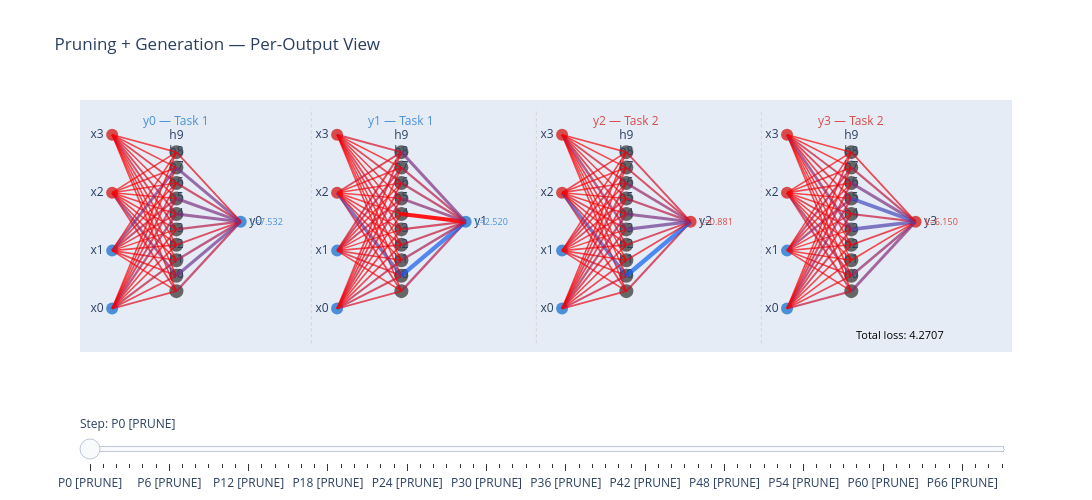

Here is the notebook cell this chart was saved with:
### Code cell
def plot_diagram_per_output(snapshots):
    """Like plot_diagram but split into one panel per output, showing only
    the connections that feed into that output. Nodes with no path to the
    output are hidden."""
    n_active_units = max(int(s['M_in'].any(axis=1).sum()) for s in snapshots)
    input_y  = np.linspace(0, 1, INPUT_DIM)
    hidden_y = np.array([0.5]) if n_active_units <= 1 else np.linspace(0.1, 0.9, N_HIDDEN_MAX)
    out_y_pos = 0.5  # single output node per panel, centred

    # U_in_per_output[j,k,i] = utility flowing from output j through hidden k to input i.
    # Derived from stored U_in (H,I) and U_out (O,H) without changing snapshot format.
    def _per_output_u_in(u_in, u_out):
        u_hidden = u_out.sum(axis=0)  # (H,)
        return u_in[None, :, :] * u_out[:, :, None] / np.maximum(u_hidden[None, :, None], 1e-10)  # (O, H, I)

    all_utils = []
    for s in snapshots:
        u_in_po = _per_output_u_in(s['U_in'] * s['M_in'], s['U_out'] * s['M_out'])
        u_out = s['U_out'] * s['M_out']
        mask_in = s['M_in'] > 0  # (H, I)
        all_utils.extend(u_in_po[:, mask_in].flatten().tolist())
        all_utils.extend(u_out[s['M_out'] > 0].tolist())
    vmin, vmax = 0, np.percentile(all_utils, 95) if all_utils else 1

    PANEL_W = 3.5  # x-width allocated per panel

    frames = []
    for snap in snapshots:
        M_in_s, M_out_s = snap['M_in'], snap['M_out']
        U_in_s, U_out_s = snap['U_in'], snap['U_out']
        # Per-output input utility: (O, H, I)
        U_in_po_s = _per_output_u_in(U_in_s * M_in_s, U_out_s * M_out_s)
        alpha_in_s = snap.get('alpha_in', np.zeros_like(snap['W_in']))
        alpha_out_s = snap.get('alpha_out', np.zeros_like(snap['W_out']))
        W_in_s, W_out_s = snap['W_in'], snap['W_out']
        pruned_is_out = snap['pruned_is_output']
        pruned_idx    = snap['pruned_local_idx']

        shapes, hover_x, hover_y, hover_text = [], [], [], []
        # Per-trace node positions (3 traces per panel: inputs, hidden, output)
        panel_node_x, panel_node_y = [], []

        for j in range(OUTPUT_DIM):
            x0 = j * PANEL_W
            connected_hidden = {k for k in range(N_HIDDEN_MAX) if M_out_s[j, k]}
            connected_inputs  = {i for k in connected_hidden
                                   for i in range(INPUT_DIM) if M_in_s[k, i]}

            # Node x positions — None hides the marker in Plotly
            panel_node_x.append([x0  if i in connected_inputs  else None for i in range(INPUT_DIM)])
            panel_node_x.append([x0+1 if k in connected_hidden else None for k in range(N_HIDDEN_MAX)])
            panel_node_x.append([x0+2])
            panel_node_y.append(input_y.tolist())
            panel_node_y.append(hidden_y.tolist())
            panel_node_y.append([out_y_pos])

            # input → hidden edges (only for hidden units wired to this output)
            for k in sorted(connected_hidden):
                for i in range(INPUT_DIM):
                    if not M_in_s[k, i]: continue
                    # Per-output utility: contribution from output j only
                    u = float(U_in_po_s[j, k, i])
                    w = float(W_in_s[k, i])
                    alpha = float(alpha_in_s[k, i])
                    norm_u = min(max((u - vmin) / max(vmax - vmin, 1e-10), 0), 1)
                    color = f'rgba({int(255*(1-norm_u))},{int(100*norm_u)},{int(255*norm_u)},0.7)'
                    width = 1.5 + 3 * norm_u
                    is_pruned = (pruned_is_out is not None and not pruned_is_out
                                 and pruned_idx == k * INPUT_DIM + i)
                    if is_pruned: color, width = 'rgba(255,0,0,0.9)', 4
                    shapes.append(dict(type='line',
                                       x0=x0, y0=float(input_y[i]),
                                       x1=x0+1, y1=float(hidden_y[k]),
                                       line=dict(color=color, width=width)))
                    hover_x.append(x0+0.5)
                    hover_y.append(0.5*(float(input_y[i])+float(hidden_y[k])))
                    hover_text.append(f'y{j}: in[{k},{i}] w={w:.4f} u_from_y{j}={u:.4f} alpha={alpha:.4e}')

                # hidden → output edge
                u, w = float(U_out_s[j, k]), float(W_out_s[j, k])
                alpha = float(alpha_out_s[j, k])
                norm_u = min(max((u - vmin) / max(vmax - vmin, 1e-10), 0), 1)
                color = f'rgba({int(255*(1-norm_u))},{int(100*norm_u)},{int(255*norm_u)},0.7)'
                width = 1.5 + 3 * norm_u
                is_pruned = (pruned_is_out is not None and pruned_is_out
                             and pruned_idx == j * N_HIDDEN_MAX + k)
                if is_pruned: color, width = 'rgba(255,0,0,0.9)', 4
                shapes.append(dict(type='line',
                                   x0=x0+1, y0=float(hidden_y[k]),
                                   x1=x0+2, y1=out_y_pos,
                                   line=dict(color=color, width=width)))
                hover_x.append(x0+1.5)
                hover_y.append(0.5*(float(hidden_y[k])+out_y_pos))
                hover_text.append(f'y{j}: out[{j},{k}] w={w:.4f} u={u:.4f} alpha={alpha:.4e}')

        loss_annots = []
        pol = snap['per_output_loss']
        for j in range(OUTPUT_DIM):
            x0   = j * PANEL_W
            task = j // N_OUTPUTS_PER_TASK
            c    = '#4a90d9' if task == 0 else '#d94a4a'
            loss_annots.append(dict(x=x0+2.4, y=out_y_pos, text=f'L={pol[j]:.3f}',
                                    showarrow=False, font=dict(size=9, color=c)))
        cx = (OUTPUT_DIM * PANEL_W - PANEL_W / 2)
        loss_annots.append(dict(x=cx, y=-0.15,
                                text=f'Total loss: {snap["total_loss"]:.4f}',
                                showarrow=False, font=dict(size=11, color='black')))
        if snap.get('event'):
            loss_annots.append(dict(x=cx, y=1.12, text=snap['event'],
                                    showarrow=False, font=dict(size=11, color='green')))

        label = f'P{snap["prune_step"]}'
        label += ' [PRUNE]' if snap['is_prune_frame'] else f'.{snap["sub_step"]+1}'
        frames.append((shapes, hover_x, hover_y, hover_text,
                       loss_annots, label, panel_node_x, panel_node_y))

    # ── Build figure ────────────────────────────────────────────────────────
    fig = go.Figure()
    colors_in  = ['#4a90d9'] * N_INPUTS_PER_TASK  + ['#d94a4a'] * N_INPUTS_PER_TASK

    init_pnx, init_pny = frames[0][6], frames[0][7]
    for j in range(OUTPUT_DIM):
        task      = j // N_OUTPUTS_PER_TASK
        out_color = '#4a90d9' if task == 0 else '#d94a4a'
        fig.add_trace(go.Scatter(
            x=init_pnx[j*3], y=init_pny[j*3], mode='markers+text',
            marker=dict(size=12, color=colors_in),
            text=[f'x{i}' for i in range(INPUT_DIM)],
            textposition='middle left', showlegend=False, hoverinfo='skip'))
        fig.add_trace(go.Scatter(
            x=init_pnx[j*3+1], y=init_pny[j*3+1], mode='markers+text',
            marker=dict(size=14, color=['#666']*N_HIDDEN_MAX),
            text=[f'h{k}' for k in range(N_HIDDEN_MAX)],
            textposition='top center', showlegend=False, hoverinfo='skip'))
        fig.add_trace(go.Scatter(
            x=init_pnx[j*3+2], y=init_pny[j*3+2], mode='markers+text',
            marker=dict(size=12, color=[out_color]),
            text=[f'y{j}'],
            textposition='middle right', showlegend=False, hoverinfo='skip'))

    # Invisible hover trace
    fig.add_trace(go.Scatter(x=frames[0][1], y=frames[0][2], mode='markers',
        marker=dict(size=15, opacity=0), text=frames[0][3],
        hoverinfo='text', showlegend=False))

    # Base annotations: panel titles + vertical dividers as shapes
    base_annots = []
    base_shapes = []
    for j in range(OUTPUT_DIM):
        x0   = j * PANEL_W
        task = j // N_OUTPUTS_PER_TASK
        c    = '#4a90d9' if task == 0 else '#d94a4a'
        base_annots.append(dict(x=x0+1, y=1.08, text=f'y{j} — Task {task+1}',
                                showarrow=False, font=dict(color=c, size=12)))
        if j > 0:
            base_shapes.append(dict(type='line',
                                    x0=x0-0.4, y0=-0.2, x1=x0-0.4, y1=1.15,
                                    line=dict(color='lightgray', width=1, dash='dot')))

    fig.update_layout(shapes=base_shapes + frames[0][0],
                      annotations=base_annots + frames[0][4])

    # Slider
    node_text_static = []
    for j in range(OUTPUT_DIM):
        node_text_static += [
            [f'x{i}' for i in range(INPUT_DIM)],
            [f'h{k}' for k in range(N_HIDDEN_MAX)],
            [f'y{j}'],
        ]

    steps = []
    for sh, hx, hy, ht, la, lbl, pnx, pny in frames:
        steps.append(dict(
            method='update',
            args=[{'x': pnx + [hx], 'y': pny + [hy],
                   'text': node_text_static + [ht]},
                  {'shapes': base_shapes + sh,
                   'annotations': base_annots + la}],
            label=lbl))

    fig.update_layout(
        sliders=[dict(active=0, currentvalue=dict(prefix='Step: '),
                      steps=steps, pad=dict(t=60))],
        title='Pruning + Generation — Per-Output View',
        xaxis=dict(range=[-0.5, OUTPUT_DIM*PANEL_W], showgrid=False,
                   zeroline=False, showticklabels=False),
        yaxis=dict(range=[-0.25, 1.2], showgrid=False,
                   zeroline=False, showticklabels=False),
        height=500, width=max(950, 300*OUTPUT_DIM))
    return fig

fig2 = plot_diagram_per_output(snapshots)
ts = datetime.now().strftime("%Y%m%d_%H%M%S")
fig2.write_html(f"./plots/plot_per_output_{ts}.html")
fig2.show()
